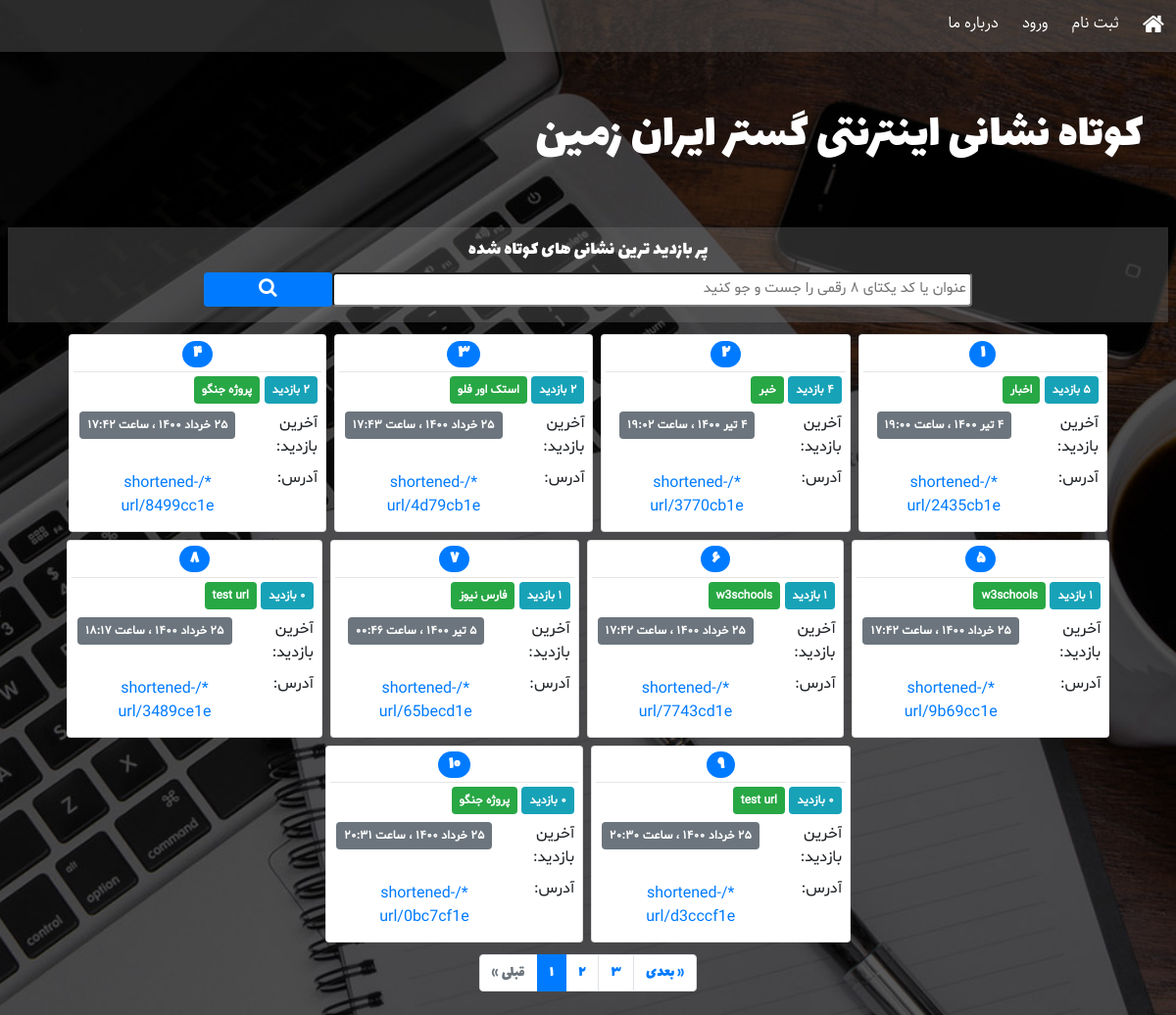
The page / on the database its author committed.
### URLshortener/models.py (models this page shows, shortened)
class URL(models.Model):
    label = models.CharField(blank=True, max_length=30, verbose_name='عنوان')
    address = models.URLField(max_length=512, verbose_name='نشانی اینترنتی')
    slug = models.SlugField(max_length=8, unique=True, verbose_name='اسلاگ')
    visits = models.PositiveIntegerField(default=0, verbose_name='تعداد بازدید ها')
    created = models.DateTimeField(auto_now_add=True, verbose_name='تاریخ ایجاد')
    last_visit = models.DateTimeField(default=timezone.now, verbose_name='آخرین بازدید')
    author = models.ForeignKey(User, on_delete=models.CASCADE, related_name='urls',
                               verbose_name='ایجاد کننده')
    def last_visit_jalali(self):
        return datetime_to_jalali_str(self.last_visit)
    last_visit_jalali.short_description = 'آخرین بازدید'
    def created_jalali(self):
        return datetime_to_jalali_str(self.created)
    created_jalali.short_description = 'تاریخ ایجاد'
    def __str__(self):
        host = settings.ALLOWED_HOSTS[0] if settings.ALLOWED_HOSTS else 'localhost:8000'
        return '{}/shortened-url/{}'.format(host, self.slug)
    class Meta:
        verbose_name = 'نشانی اینترنتی'
        verbose_name_plural = 'نشانی های اینترنتی'

### URLshortener/views.py (the view)
# urls.py: path('', views.HomeView.as_view(), name='home'),
class HomeView(ListView):
    paginate_by = 10
    template_name = 'URLshortener/home.html'
    def get_queryset(self):
        key = self.request.GET.get('search_key')
        queryset = URL.objects.all()
        return search_urls(queryset, key)

### URLshortener/templatetags/custom_filters.py (called while the page is built)
@register.filter
@stringfilter
def to_persian(string):
    return numbers_to_persian(string)

### URLshortener/templatetags/custom_tags.py (called while the page is built)
@register.inclusion_tag('URLshortener/paginator.html', takes_context=True)
def paginator(context, page):
    return {
        'request': context['request'],
        'page': page,
    }

@register.inclusion_tag('URLshortener/url_cards.html', takes_context=True)
def url_cards(context, page):
    return {
        'request': context['request'],
        'page': page,
    }

@register.inclusion_tag('URLshortener/search_field.html', takes_context=True)
def search_field(context, search_page):
    return {
        'request': context['request'],
        'search_page': search_page,
    }

### URLshortener/views.py (called while the page is built)
def search_urls(queryset, search_key):
    if not search_key:
        return queryset.order_by('-visits')
    return queryset.filter(
        Q(label__icontains=search_key) | Q(slug__icontains=search_key)
    ).order_by('-visits')

### extensions/jalali.py (called while the page is built)
    def persian_tuple(self):
        return self.persian_year, self.persian_month, self.persian_day

### extensions/time_utils.py (called while the page is built)
def numbers_to_persian(string):
    en_to_fa = {
        '0': '۰',
        '1': '۱',
        '2': '۲',
        '3': '۳',
        '4': '۴',
        '5': '۵',
        '6': '۶',
        '7': '۷',
        '8': '۸',
        '9': '۹',
    }
    for en, fa in en_to_fa.items():
        string = string.replace(en, fa)
    return string

def datetime_to_jalali_str(time):
    jalali_month = (
        'فروردین',
        'اردیبهشت',
        'خرداد',
        'تیر',
        'مرداد',
        'شهریور',
        'مهر',
        'آبان',
        'آذر',
        'دی',
        'بهمن',
        'اسفند'
    )
    time = timezone.localtime(time)
    year, month, day = jalali.Gregorian(time.year, time.month, time.day).persian_tuple()
    jalali_to_str = '{} {} {} ، ساعت {:02d}:{:02d}'.format(
        day,
        jalali_month[month-1],
        year,
        time.hour,
        time.minute
    )
    return numbers_to_persian(jalali_to_str)

### templates/URLshortener/home.html (shortened to what this page needs)
{% extends 'URLshortener/base.html' %}
{% load static %}
{% load custom_filters %}
{% load custom_tags %}
{% block head %}
	<link rel='stylesheet' href="{% static 'URLshortener/css/home.css' %}">
{% endblock %}
{% block header %}
	<nav class='navbar navbar-expand-sm navbar-dark p-0'>
		<div class="collapse navbar-collapse" id="collapsibleNavbar">
			<ul class="navbar-nav text-center p-0 m-0">
				<li class="nav-item p-1 text-center">
					<a class="nav-link" href="{% url 'URLshortener:home' %}">
						<i style="font-size:24px" class="fa">&#xf015;</i>
					</a>
				</li>
			{% if user.is_authenticated %}
				<li class="nav-item p-1 text-center">
					<a class="nav-link" href="{% url 'URLshortener:dashboard' %}">پنل کاربری</a>
				</li>
				<li class="nav-item p-1 text-center">
					<a class="nav-link" href="{% url 'URLshortener:add-url' %}">کوتاه کردن نشانی</a>
				</li>
				<li class="nav-item p-1 text-center">
					<a class="nav-link" href="{% url 'auth_logout' %}?next=/">خروج</a>
				</li>
			{% else %}
				<li class="nav-item p-1 text-center">
					<a class="nav-link" href="{% url 'registration_register' %}">ثبت نام</a>
				</li>
				<li class="nav-item p-1 text-center">
					<a class="nav-link" href="{% url 'auth_login' %}">ورود</a>
				</li>
			{% endif %}
				<li class="nav-item p-1 text-center">
					<a class="nav-link" href="{% url 'URLshortener:about-us' %}">درباره ما</a>
				</li>
			</ul>
		</div>
	</nav>
	<div class='row container-fluid text-right p-5 text-white header-title'>
		کوتاه نشانی اینترنتی گستر ایران زمین
	</div>
{% endblock %}
{% block main %}
	<div class='container-fluid p-2'>
		<div class='container-fluid text-center text-white p-2 main-title'>
			پر بازدید ترین نشانی های کوتاه شده
			{% search_field 'home' %}
		</div>
		<div class='container'>
			{% if page_obj %}
				{% url_cards page_obj %}
			{% else %}
				<div class='alert alert-info text-right p-2 m-2 mx-auto'>
					هنوز هیچ نشانی ای اضافه نشده است!
				</div>
			{% endif %}
			{% if is_paginated %}
				{% paginator page_obj %}
			{% endif %}
		</div>
	</div>
{% endblock %}

### templates/URLshortener/url_cards.html (shortened to what this page needs)
{% load custom_filters %}
<div class='container-fluid m-0 p-2 d-flex flex-row flex-wrap justify-content-center cards-div'>
    {% for short_url in page %}
    <div class='card text-right m-1 p-1 url-card'>
        <h4 class='text-center p-0 m-0 url-number'>
            <span class='badge badge-pill badge-primary'>
                {{ forloop.counter0|add:page.start_index|to_persian }}
            </span>
        </h4>
        <hr class='mt-1 mb-0'>
        <div class='p-1'>
            <span class='badge badge-info p-2'>{{ short_url.visits|to_persian }} بازدید</span>
            <span class='badge badge-success p-2'>{{ short_url.label }}</span>
        </div>
        <div class='row p-1 m-0'>
            <div class='col-sm-4 m-0 p-0'>آخرین بازدید:</div>
            <div class='col-sm-8 m-0 p-0 text-center'>
                <span class='badge badge-secondary p-2'>{{ short_url.last_visit_jalali }}</span>
            </div>
        </div>
        <div class='row p-1 m-0'>
            <div class='col-sm-3 m-0 p-0'>آدرس:</div>
            <div class='col-sm-9 m-0 p-0 text-center'>
                <a class='btn btn-link btn-block p-1 m-0' href="{% url 'URLshortener:shortened-url' short_url.slug %}">
                    {{ short_url }}
                </a>
            </div>
        </div>
    </div>
    {% endfor %}
</div>

### static/URLshortener/css/base.css (style rules this page uses)
body { direction: rtl; font-family: Lalezar; background-image: url('../images/site_bg.jpg'); background-size: cover; background-repeat: no-repeat; background-position: center; min-height: 100vh; }
.cards-div { font-family: Shabnam; }
.url-card { max-width: 300px; }
.url-number { font-family: Lalezar; }

### static/URLshortener/css/home.css (style rules this page uses)
nav { font-family: Sahel; background-color: #77777757; }
nav a.nav-link { color: white !important; }
.header-title { font-family: Lalezar; font-size: 50px; }
.main-title { font-size: 20px; background-color: #77777757; }

### rows shown on the page
URL: label "اخبار", last_visit_jalali "۴ تیر ۱۴۰۰ ، ساعت ۱۹:۰۰", slug "*/shortened-url/2435cb1e"
URL: visits|to_persian "۴", label "خبر", last_visit_jalali "۴ تیر ۱۴۰۰ ، ساعت ۱۹:۰۲", slug "*/shortened-url/3770cb1e"
URL: visits|to_persian "۲", label "استک اور فلو", last_visit_jalali "۲۵ خرداد ۱۴۰۰ ، ساعت ۱۷:۴۳", slug "*/shortened-url/4d79cb1e"
URL: visits|to_persian "۲", label "پروژه جنگو", last_visit_jalali "۲۵ خرداد ۱۴۰۰ ، ساعت ۱۷:۴۲", slug "*/shortened-url/8499cc1e"
URL: visits|to_persian "۱", label "w3schools", last_visit_jalali "۲۵ خرداد ۱۴۰۰ ، ساعت ۱۷:۴۲", slug "*/shortened-url/9b69cc1e"
URL: visits|to_persian "۱", label "w3schools", last_visit_jalali "۲۵ خرداد ۱۴۰۰ ، ساعت ۱۷:۴۲", slug "*/shortened-url/7743cd1e"
URL: label "فارس نیوز", last_visit_jalali "۵ تیر ۱۴۰۰ ، ساعت ۰۰:۴۶", slug "*/shortened-url/65becd1e"
URL: visits|to_persian "۰", label "test url", last_visit_jalali "۲۵ خرداد ۱۴۰۰ ، ساعت ۱۸:۱۷", slug "*/shortened-url/3489ce1e"
URL: visits|to_persian "۰", label "test url", last_visit_jalali "۲۵ خرداد ۱۴۰۰ ، ساعت ۲۰:۳۰", slug "*/shortened-url/d3cccf1e"
URL: visits|to_persian "۰", label "پروژه جنگو", last_visit_jalali "۲۵ خرداد ۱۴۰۰ ، ساعت ۲۰:۳۱", slug "*/shortened-url/0bc7cf1e"

### other values the page prints
{{ i|to_persian }} "۱"
{{ i|to_persian }} "۲" "۳"
